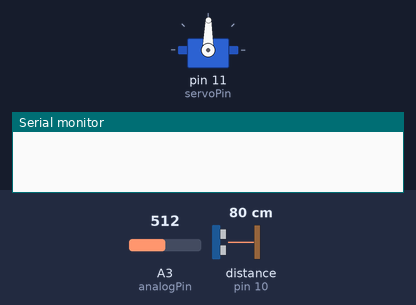
Simulated run of this sketch. Board: Arduino Uno, built with avr-gcc and run on an emulated ATmega328P. Parts: servo, the last lines printed to the serial monitor. Wiring (inferred from the names in the program): ultrasonic range finder: trigger pin 9; echo pin 10. Inputs (shaded band) come from the test bench; at power-on: distance to the obstacle (sensor on pin 10) 80 cm, A3 (analogPin) = 512. The echo pulse lasts 58.3 µs per cm.

Above: at 1.2 s.
1.3 s: distance to the obstacle (sensor on pin 10) set to 120 cm
At 2.85 s:
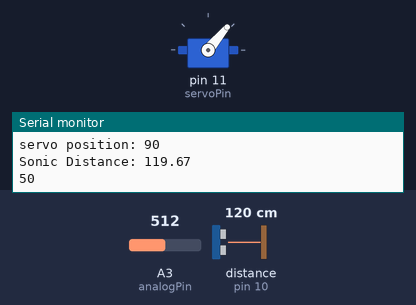
4.8 s: distance to the obstacle (sensor on pin 10) set to 250 cm
At 5.21 s:
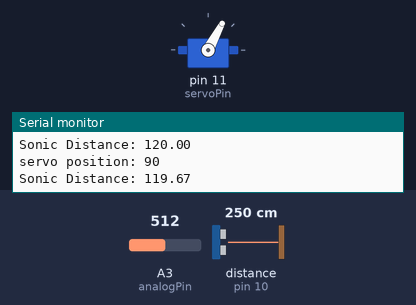
Timing chart, 0 to 14.3 s (numbered marks = the images above; inputs shaded):
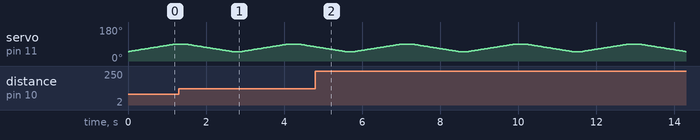

The sketch:

servo_sonic_integrated.ino
```cpp
/*
 * HC-SR04 example sketch
 *
 * https://create.arduino.cc/projecthub/Isaac100/getting-started-with-the-hc-sr04-ultrasonic-sensor-036380
 *
 * by Isaac100
 */

#include <Servo.h>

Servo myservo1;  // create servo object to control a servo

// servo parameters
int pos = 0;    // variable to store the servo position
int step_delay = 30;
int current_pos;
int analogPin = A3; // potentiometer wiper (middle terminal) connected to analog pin 3
int val = 0;  // variable to store the value read

// SWYFT: 10-65
//Gobilda: 80-130
//Axon 20-90
int start_pos = 50;
int end_pos = 90;
const int servoPin = 11;

//sonic sensor parameters
const int trigPin = 9;
const int echoPin = 10;

float duration, distance;

void setup() {
  pinMode(trigPin, OUTPUT);
  pinMode(echoPin, INPUT);
  Serial.begin(9600);
  myservo1.attach(servoPin);  // attaches the servo on pin 9 to the servo object
}


void loop() {

    for (pos = start_pos; pos <= end_pos; pos += 1) { // goes from 0 degrees to 180 degrees
    // in steps of 1 degree
    myservo1.write(pos);            // tell servo to go to position in variable 'pos'
    delay(step_delay);                       // waits 15ms for the servo to reach the position
    read_current_pos();
  }
  Serial.print("servo position: ");
  Serial.println(pos-1);
  distance = sonic_distance();

  for (pos = end_pos; pos >= start_pos; pos -= 1) { // goes from 180 degrees to 0 degrees
    myservo1.write(pos);
         // tell servo to go to position in variable 'pos'
    delay(step_delay);                       // waits 15ms for the servo to reach the position
    read_current_pos();
  }

  Serial.println(pos+1);
  distance = sonic_distance();


}


void read_current_pos() {

  val = analogRead(analogPin);
  current_pos = val*360/3.3;

  //Serial.print("servo current position: ");
  //Serial.println(current_pos);


}
int sonic_distance() {
  delay(200);
  digitalWrite(trigPin, LOW);
  delayMicroseconds(2);
  digitalWrite(trigPin, HIGH);
  delayMicroseconds(10);
  digitalWrite(trigPin, LOW);

  duration = pulseIn(echoPin, HIGH);
  distance = (duration*.0343)/2;
  Serial.print("Sonic Distance: ");
  Serial.println(distance);
  //delay(200);
  return distance;
}
```
